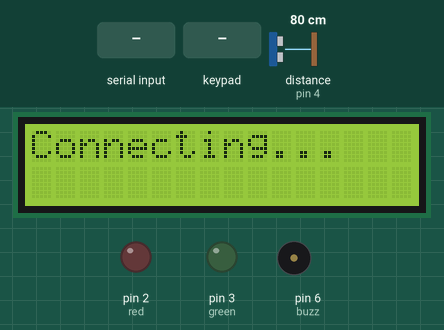
This sketch was run on a simulated Arduino Uno, built with avr-gcc and run on an emulated ATmega328P. On the bench: 16×2 character LCD, output pins drawn as LEDs (lit = HIGH), buzzer (waves = sounding). Dashed ring = blinking. Inputs (shaded band) come from the test bench; at power-on: distance to the obstacle (sensor on pin 4) 80 cm. The echo pulse lasts 58.3 µs per cm; pins used as bus, display or sensor lines are not drawn; what the sketch prints to the serial monitor is not drawn.

Above: at 0.9 s.
1.0 s: "90,45\n" received over Serial
At 2.2 s:
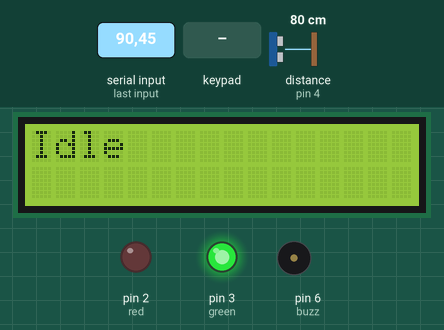
2.5 s: keypad keys 4 3 2 1 * pressed 0.4 s apart
At 4.5 s:
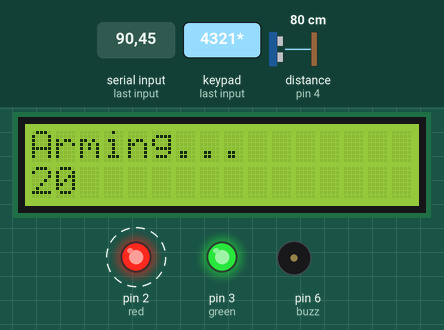
At 25.3 s:
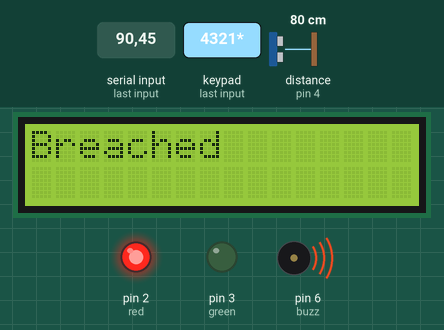
Timing chart, 0 to 25.9 s (numbered marks = the images above; inputs shaded):
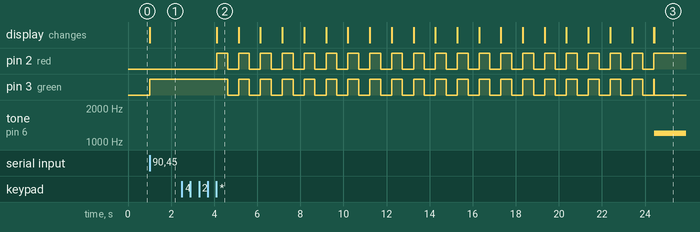

Measured:
- after the input at 1.0 s, pin 3 (green): LOW → HIGH at once; the display: changes at once (image 1)
- after the input at 2.5 s, pin 2 (red): alternates HIGH for 0.50 s and LOW for 0.51 s, 41 changes in all, then stays HIGH, starting after 1.6 s; pin 3 (green): goes 19 × (LOW 0.51 s, HIGH 0.50 s), LOW 0.51 s, HIGH 0.02 s, then LOW, starting after 2.1 s; tone on pin 6 (buzz): silent → 1200 Hz after 21.9 s; the display: changes after 1.6 s (image 2)
- what the display in image 2 shows lasts 1.0 s, from 4.1 s to 5.1 s

The sketch:

Alarm.ino
```cpp
#include <LiquidCrystal_I2C.h>
#include <Keypad.h>
#include <Wire.h>

// Keypad Setup
const byte ROWS = 4;
const byte COLS = 3;
char hexaKeys[ROWS][COLS] = {
  {'1', '2', '3'},
  {'4', '5', '6'},
  {'7', '8', '9'},
  {'*', '0', '#'}
};

// Digital
byte red = 2, green = 3; // LED
byte echo = 4, trig = 5; // Ping Sensor
byte buzz = 6; // Buzzer
byte rowPins[ROWS] = {13, 12, 11, 10};
byte colPins[COLS] = {9, 8, 7};

// Analog
LiquidCrystal_I2C lcd(0x27,16,2); // LCD Screen
byte lit = 2; // Motion Sensor

Keypad newpad = Keypad(makeKeymap(hexaKeys), rowPins, colPins, ROWS, COLS);

byte state = 0;
bool safe = true;
const char pass[4] = {'4', '3', '2', '1'};
char code[4] = {'x', 'x', 'x', 'x'};

void setup() {
  Serial.begin(9600);
  pinMode(red,OUTPUT);
  pinMode(green,OUTPUT);
  pinMode(buzz,OUTPUT);
  pinMode(echo,INPUT);
  pinMode(trig,OUTPUT);
  //pinMode(lit,INPUT);

  lcd.init();
  lcd.backlight();
  lcd.setCursor(0,0);
  lcd.print("Connecting...");

  byte h = 0;
  while(h == 0) {
    h = Serial.parseInt();
    Serial.println(h);
  }
}

int ping() {
  int duration, distance;
  digitalWrite(trig,LOW);
  delayMicroseconds(2);
  digitalWrite(trig,HIGH);
  delayMicroseconds(10);
  digitalWrite(trig,LOW);
  duration = pulseIn(echo,HIGH);
  distance = (duration/2)/29.1;
  return distance;
}

bool equiv() {
  for(int q = 0; q < 4; q++)
    if(code[q] != pass[q])
      return false;
  return true;
}

void push(char lastc) {
  code[3] = code[2];
  code[2] = code[1];
  code[1] = code[0];
  code[0] = lastc;
}

void loop() {
  if(state == 0) {
    lcd.clear();
    lcd.setCursor(0,0);
    lcd.print("Idle");
    digitalWrite(red,LOW);
    digitalWrite(green,HIGH);
    state = 5;
  }
  else if(state == 5) {
    char customKey = newpad.getKey();
    if(customKey == '*') state = 1;
  }
  else if(state == 1) {
    for(int ti = 20; ti > 0; ti--) {
      lcd.clear();
      lcd.setCursor(0,0);
      lcd.print("Arming...");
      lcd.setCursor(0,1);
      lcd.print(ti);
      digitalWrite(green,HIGH);
      digitalWrite(red,HIGH);
      delay(500);
      digitalWrite(green,LOW);
      digitalWrite(red,LOW);
      delay(500);
    }
    state = 2;
  }
  else if(state == 2) {
    lcd.clear();
    lcd.setCursor(0,0);
    lcd.print("Armed");
    digitalWrite(green,HIGH);
    digitalWrite(red,HIGH);
    state = 6;
  }
  else if(state == 6) {
    char customKey = newpad.getKey();
    if(customKey) push(customKey);

    if(equiv()) state = 0;
    else if(ping() <= 90) state = 3;
  }
  else if(state == 3) {
    lcd.clear();
    lcd.setCursor(0,0);
    lcd.print("Breached");
    digitalWrite(green,LOW);
    digitalWrite(red,HIGH);
    state = 7;
  }
  if(state == 7) {
    tone(buzz,1200,1000);

    char customKey = newpad.getKey();
    if(customKey) push(customKey);

    if(safe) {
      Serial.println("3");
      safe = false;
    }
    else if(equiv()) {
      Serial.println("4");
      safe = true;
      push('x');
      state = 0;
    }
  }
}
  //LCD Screen base
  //lcd.clear();
  //lcd.setCursor(0,0);
  //lcd.print("Ardiuino");

  //Keypad base
  //char customKey = newpad.getKey();
  //if(customKey) Serial.println(customKey);

  //Ping Sensor base
  //int duration, distance;
  //digitalWrite(trig,LOW);
  //delayMicroseconds(2);
  //digitalWrite(trig,HIGH);
  //delayMicroseconds(10);
  //digitalWrite(trig,LOW);
  //duration = pulseIn(echo,HIGH);
  //distance = (duration/2)/29.1;

  //Buzzer base
  //tone(buzz,1200,1000)
  //tone(buzz,1200);
  //noTone(buzz);
```
